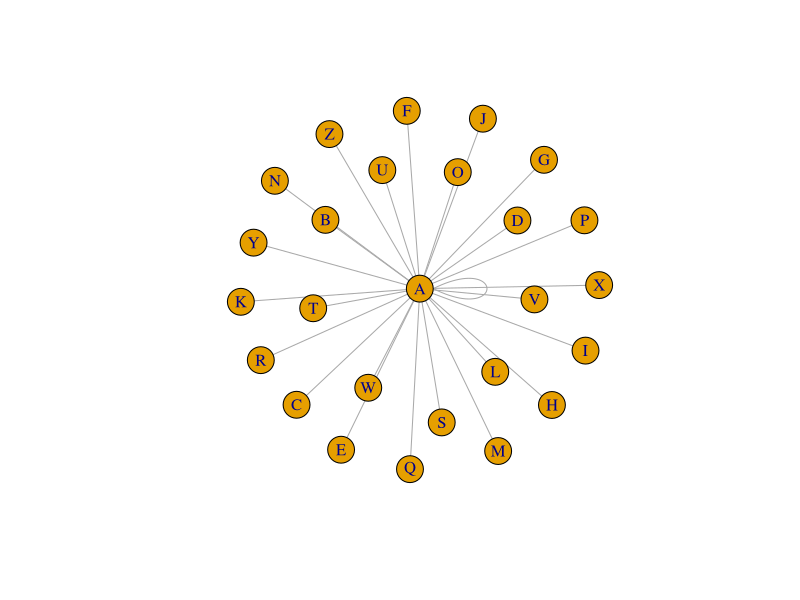

R code for this plot:
library(igraph)

v <- read.csv("vipers_hook.csv")

edges1 <- (v$A)
nodes1 <- c("A", "B", "C", "D", "E", "F", "G", "H", "I", "J", "K", "L", "M", "N", "O", "P", "Q", "R", "S", "T", "U", "V", "W", "X", "Y", "Z")
target <- c("A","A","A","A","A","A","A","A","A","A","A","A","A","A","A","A","A","A","A","A","A","A","A","A","A","A")

nte <- cbind(nodes1, target, edges1)

id <- c(1:26)

idnodes <- cbind(nodes1, id)

v <- graph_from_data_frame(d=nte, vertices=idnodes, directed=FALSE)
plot(v)
